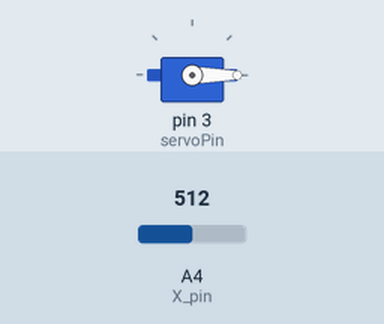
A sketch run on a simulated Arduino Uno, built with avr-gcc and run on an emulated ATmega328P. Parts: servo. Inputs (shaded band) come from the test bench; at power-on: A4 (X_pin) = 512. What the sketch prints to the serial monitor is not drawn.

Above: at 1.2 s.
1.3 s: A4 (X_pin) set to 603
4.3 s: A4 (X_pin) set to 620
At 7.0 s:
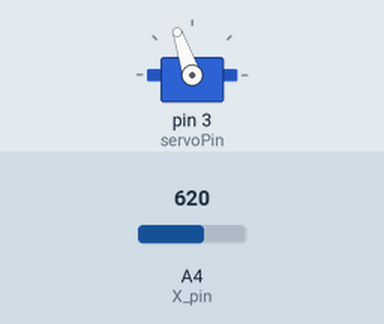
7.3 s: A4 (X_pin) set to 716
At 8.6 s:
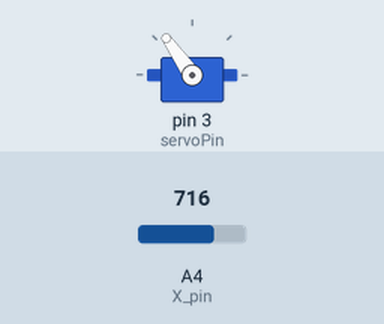
8.9 s: A4 (X_pin) set to 900
At 10.3 s:
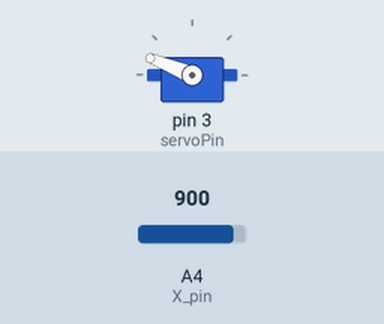
11.9 s: A4 (X_pin) set to 1023
At 13.0 s:
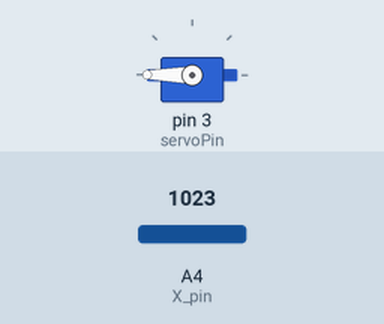
Timing chart, 0 to 14.9 s (numbered marks = the images above; inputs shaded):
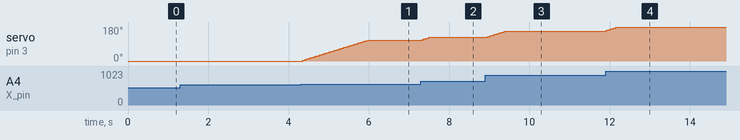

The sketch:

servoControl2-smoothMovement.ino
```cpp
#include <Servo.h>  // Include the Servo library to control a servo motor

// Pin definitions
const int servoPin = 3;  // Pin connected to the servo motor
const int SW_pin = 12;    // Pin for the switch (not used in this code)
const int X_pin = A4;    // Pin for the joystick X-axis (used to control the servo)
const int deadZone = 100;  // Dead zone to ignore small joystick movements

// Variables for joystick readings and servo angles
int X_reading;           // Stores the X-axis reading from the joystick
int servoAngle = 0;      // Variable to store the current calculated angle for the servo
int prevServoAngle = 0; // Stores the previous angle of the servo (starts at 90 degrees)
int maxChange = 4;       // Maximum change in the servo angle per iteration for smooth movement

Servo Servo1;  // Create a Servo object to control the servo motor

void setup() {
  // Attach the servo to the specified pin
  Servo1.attach(servoPin);

  // Initialize serial communication for debugging
  Serial.begin(9600);

  // Set up the joystick X-axis pin and the switch pin as inputs
  pinMode(X_pin, INPUT);
  pinMode(SW_pin, INPUT);

  // Enable the internal pull-up resistor for the switch (active low)
  digitalWrite(SW_pin, HIGH);
}

void loop() {
  // Read the current value of the joystick X-axis
  X_reading = analogRead(X_pin);

  // Check if the joystick X reading is outside the dead zone (ignore small movements)
  if (abs(X_reading - 512) > deadZone) {
    // Map the X-axis reading (0-1023) to a servo angle (0-180 degrees)
    servoAngle = map(X_reading, 0, 1023, 0, 180);

    // Smoothly move the servo by adjusting the angle gradually (limiting the change)
    if (servoAngle > prevServoAngle) {
      prevServoAngle = min(prevServoAngle + maxChange, servoAngle);
    } else if (servoAngle < prevServoAngle) {
      prevServoAngle = max(prevServoAngle - maxChange, servoAngle);
    }

    // Write the new smooth angle to the servo motor
    Servo1.write(prevServoAngle);
  } else {
    // If within the dead zone, keep the previous angle (no movement)
    Servo1.write(prevServoAngle);
  }

  // Debugging: Print the current X-axis reading to the serial monitor
  Serial.print("X reading: ");
  Serial.print(X_reading);

  // Short delay before the next loop iteration
  delay(60);
}
```

Measured:
- the behaviour switches between 612 and 613 on A4 (X_pin) (found by bisection; images 0 and 1)
- after the input at 1.3 s, every drawn part: stays the same
- after the input at 4.3 s, servo on pin 3 (servoPin): moves from 0° to 109° over 1.6 s, starting after 0.05 s
- after the input at 7.3 s, servo on pin 3 (servoPin): 109° → 113° at once, → 117° 0.06 s later, → 121° 0.06 s later, → 125° 0.06 s later
- after the input at 8.9 s, servo on pin 3 (servoPin): moves from 125° to 158° over 0.48 s, starting after 0.05 s
- after the input at 11.9 s, servo on pin 3 (servoPin): moves from 158° to 180° over 0.30 s, starting at once
